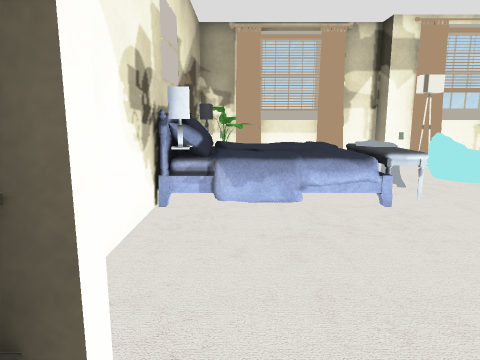
view 1 (above)

24 first-person views from a walk through a scene from a Unity 3-D project. The camera is 1.5 m above the floor, tilts 10° down and sees 70° across. The floor is counted in squares, 1 m on a side. Each view is taken from the middle of a square. On the plan, view 1 faces up. The plan holds only what a view shows up to about 16 squares ahead; the rest is blank. The place goes on beyond the plan. Some animated figures are not drawn. Door leaves are left out, so doorways stand open. Some surface patterns are stand-ins.

view 2
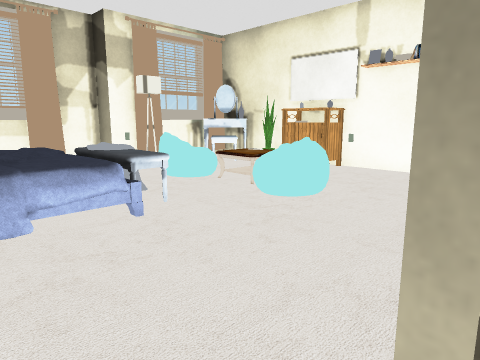

view 3
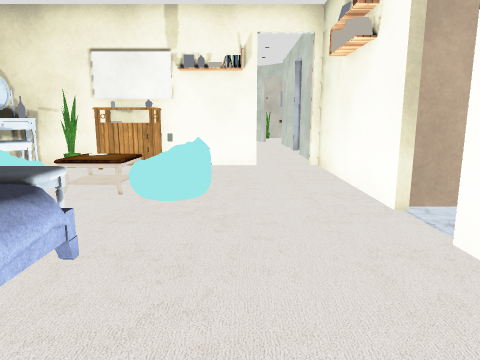

view 4
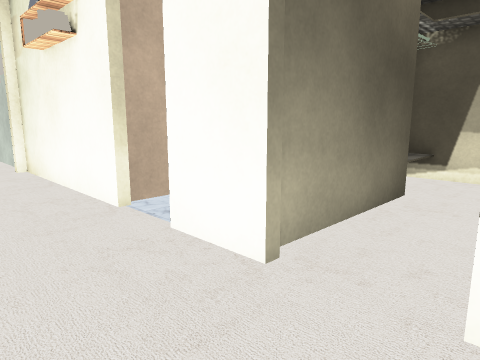

view 5
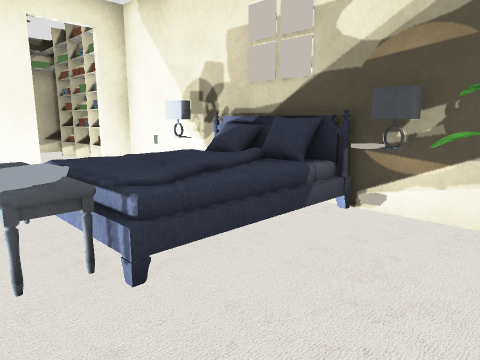

view 6
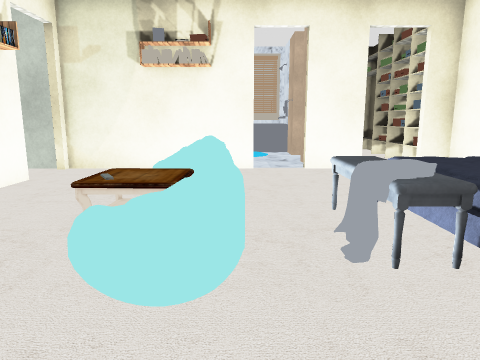

view 7
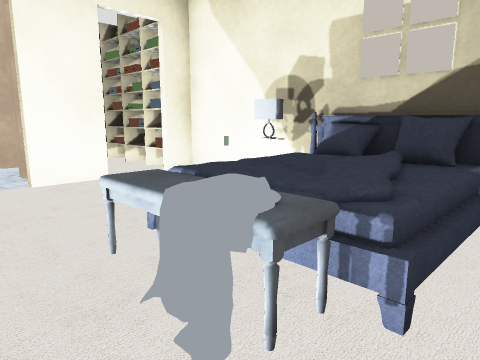

view 8
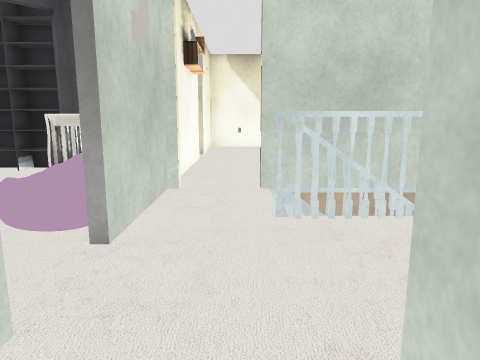

view 9
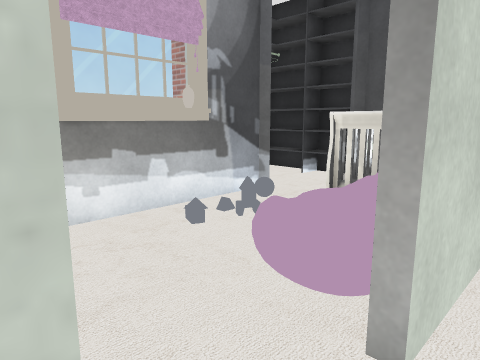

view 10
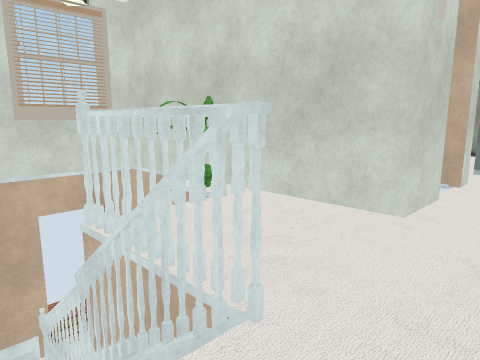

view 11
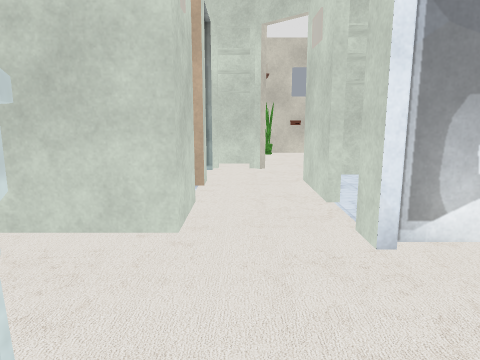

view 12
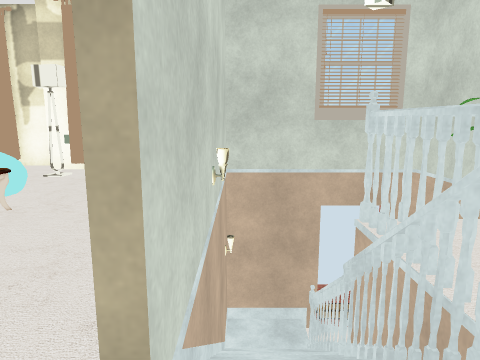

view 13
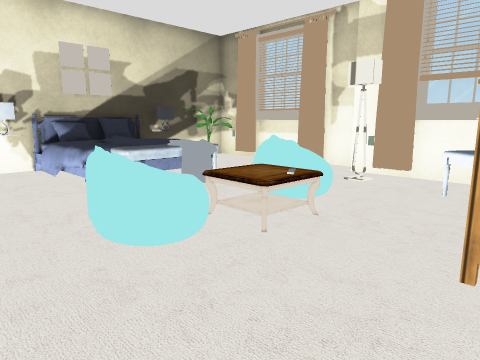

view 14
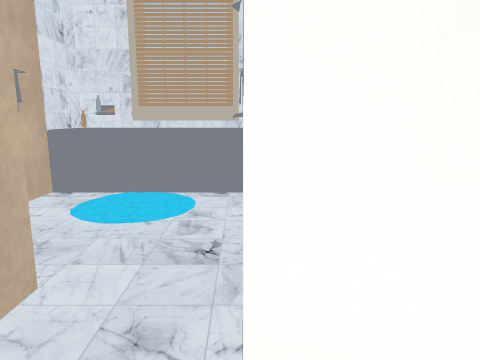

view 15
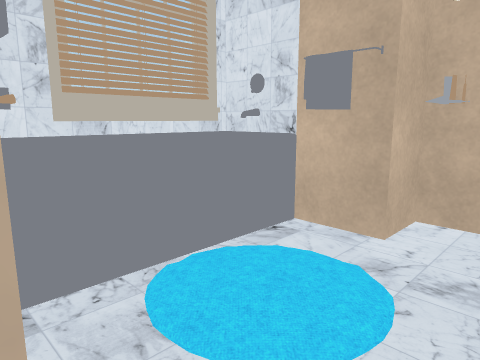

view 16
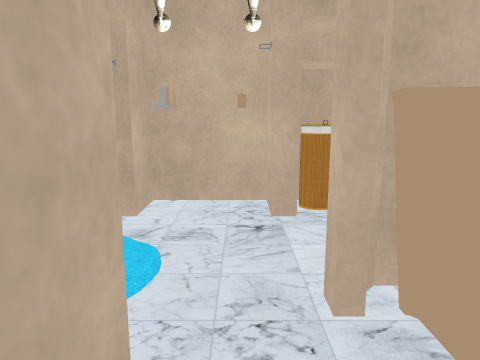

view 17
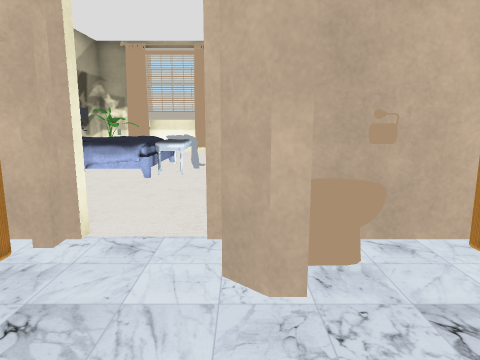

view 18
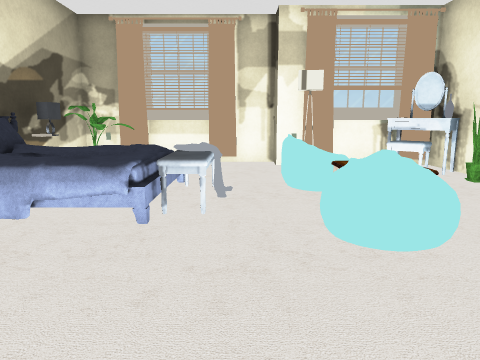

view 19
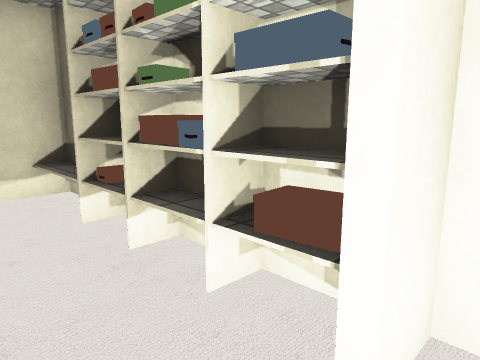

view 20
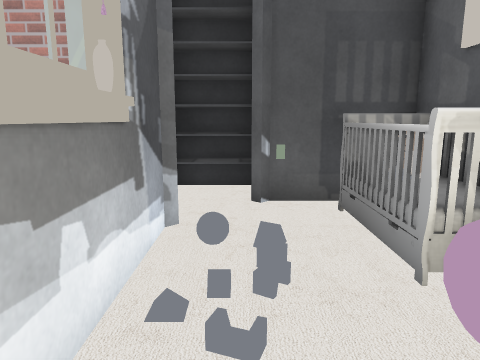

view 21
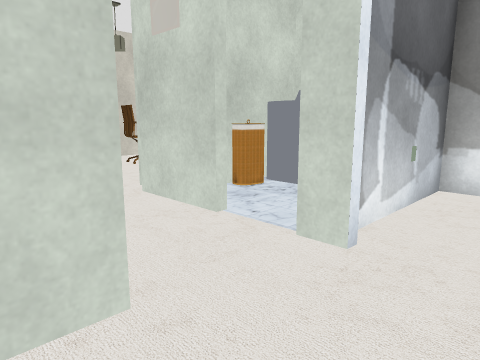

view 22
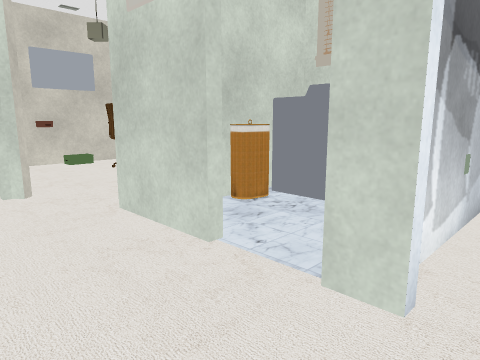

view 23
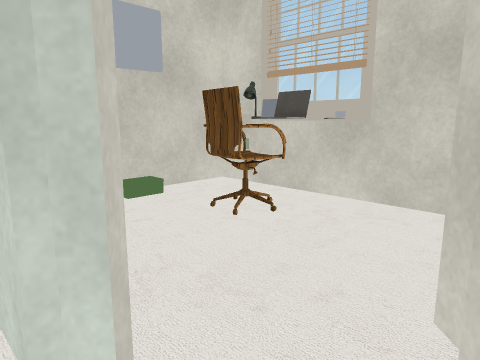

view 24
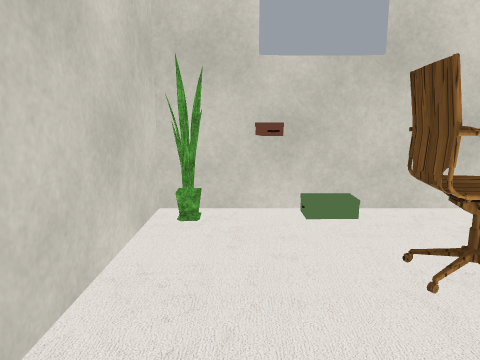

### Floor plan
Key: @ floor where view 1 was taken; # wall or solid block; x gap in a wall; . main floor; - floor 5 m lower than the main floor; _ floor 5.25 m lower than the main floor; / step, stairs or slope; D open door; = window, fence, low wall or low ledge; ^ raised ledge; P plant; B bed; A bag; T table; R dresser; C carpet; H bathtub; I toilet; S basket; E chair; O other object.
Columns run from 2 left of view 1 to 28 right of it. Each row starts with its distance up from view 1.
 13 ########## ######
 12 #PP.....#####--/_
 11 #.........O O--/
 10 #O.........OO//=
  9 #BBBBO.AA...#//x
  8 #BBBBO.AAT.RO//x
  7 #BBBBO..TT.RR//x//##
  6 #BBBBB.AAA..O//#...#
  5 #O.....AAA..#//#...
  4 #...........#//#...##.#..##
  3 #........................######
  2 #............................P#
  1 ##..##.#IIS#OB#AA.#..###.....O
  0 #O@.S#.#I.SBBBAAA.#... D......
 -1 #O..#......O......# .SS ...EE.#
 -2 ##..#....###..O/..# OO# ..OOO.#
 -3 ##..#O...##.######      #######
 -4 #^..^#CCH##
 -5 #^..^HHHHO#
 -6 ^ ##^### ^

Where each view was taken, in squares from view 1:
view 1: 0 up, 0 right, facing up
view 2: 1 up, 0 right, facing up-right
view 3: 4 up, 1 left, facing right
view 4: 4 up, 1 left, facing down-right
view 5: 12 up, 4 right, facing down-left
view 6: 12 up, 5 right, facing down
view 7: 10 up, 5 right, facing down-left
view 8: 3 up, 18 right, facing left
view 9: 2 up, 16 right, facing down-left
view 10: 2 up, 11 right, facing up-right
view 11: 3 up, 12 right, facing right
view 12: 2 up, 11 right, facing up
view 13: 3 up, 10 right, facing up-left
view 14: 3 up, 3 right, facing down
view 15: 1 down, 7 right, facing down-left
view 16: 1 down, 8 right, facing left
view 17: 3 down, 5 right, facing up
view 18: 1 up, 4 right, facing up
view 19: 2 up, 1 right, facing down-left
view 20: 2 down, 15 right, facing left
view 21: 5 up, 14 right, facing down-right
view 22: 4 up, 15 right, facing down-right
view 23: 3 up, 21 right, facing down-right
view 24: 1 up, 22 right, facing right
